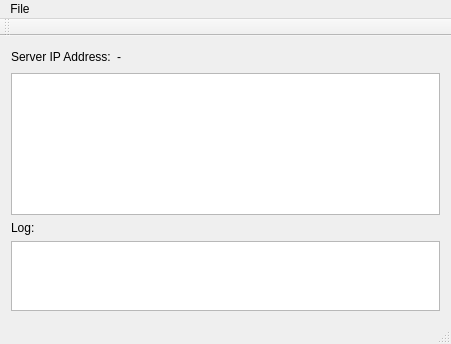
<?xml version="1.0" encoding="UTF-8"?>
<ui version="4.0">
 <class>GUI</class>
 <widget class="QMainWindow" name="GUI">
  <property name="geometry">
   <rect>
    <x>0</x>
    <y>0</y>
    <width>451</width>
    <height>344</height>
   </rect>
  </property>
  <property name="windowTitle">
   <string>Server</string>
  </property>
  <widget class="QWidget" name="centralWidget">
   <layout class="QGridLayout" name="gridLayout">
    <item row="2" column="0">
     <widget class="QLabel" name="label">
      <property name="sizePolicy">
       <sizepolicy hsizetype="Preferred" vsizetype="Preferred">
        <horstretch>0</horstretch>
        <verstretch>1</verstretch>
       </sizepolicy>
      </property>
      <property name="text">
       <string>Log:</string>
      </property>
     </widget>
    </item>
    <item row="0" column="0">
     <widget class="QLabel" name="label_2">
      <property name="text">
       <string>Server IP Address:</string>
      </property>
     </widget>
    </item>
    <item row="0" column="1">
     <widget class="QLabel" name="seriptext">
      <property name="text">
       <string>-</string>
      </property>
     </widget>
    </item>
    <item row="0" column="2">
     <spacer name="horizontalSpacer">
      <property name="orientation">
       <enum>Qt::Horizontal</enum>
      </property>
      <property name="sizeHint" stdset="0">
       <size>
        <width>40</width>
        <height>20</height>
       </size>
      </property>
     </spacer>
    </item>
    <item row="1" column="0" colspan="3">
     <widget class="QTableView" name="channelTab">
      <property name="sizePolicy">
       <sizepolicy hsizetype="Expanding" vsizetype="Expanding">
        <horstretch>0</horstretch>
        <verstretch>10</verstretch>
       </sizepolicy>
      </property>
     </widget>
    </item>
    <item row="3" column="0" colspan="3">
     <widget class="QPlainTextEdit" name="logDisplay">
      <property name="enabled">
       <bool>true</bool>
      </property>
      <property name="sizePolicy">
       <sizepolicy hsizetype="Expanding" vsizetype="Expanding">
        <horstretch>0</horstretch>
        <verstretch>2</verstretch>
       </sizepolicy>
      </property>
      <property name="readOnly">
       <bool>true</bool>
      </property>
     </widget>
    </item>
   </layout>
  </widget>
  <widget class="QMenuBar" name="menuBar">
   <property name="geometry">
    <rect>
     <x>0</x>
     <y>0</y>
     <width>451</width>
     <height>21</height>
    </rect>
   </property>
   <widget class="QMenu" name="menuFile">
    <property name="title">
     <string>File</string>
    </property>
    <addaction name="actionConnected_Clients"/>
    <addaction name="separator"/>
    <addaction name="actionStop_server_and_Exit"/>
   </widget>
   <addaction name="menuFile"/>
  </widget>
  <widget class="QToolBar" name="mainToolBar">
   <attribute name="toolBarArea">
    <enum>TopToolBarArea</enum>
   </attribute>
   <attribute name="toolBarBreak">
    <bool>false</bool>
   </attribute>
  </widget>
  <widget class="QStatusBar" name="statusBar"/>
  <action name="actionConnected_Clients">
   <property name="text">
    <string>Connected Clients</string>
   </property>
  </action>
  <action name="actionStop_server_and_Exit">
   <property name="text">
    <string>Stop server and Exit</string>
   </property>
  </action>
 </widget>
 <layoutdefault spacing="6" margin="11"/>
 <resources/>
 <connections/>
</ui>
